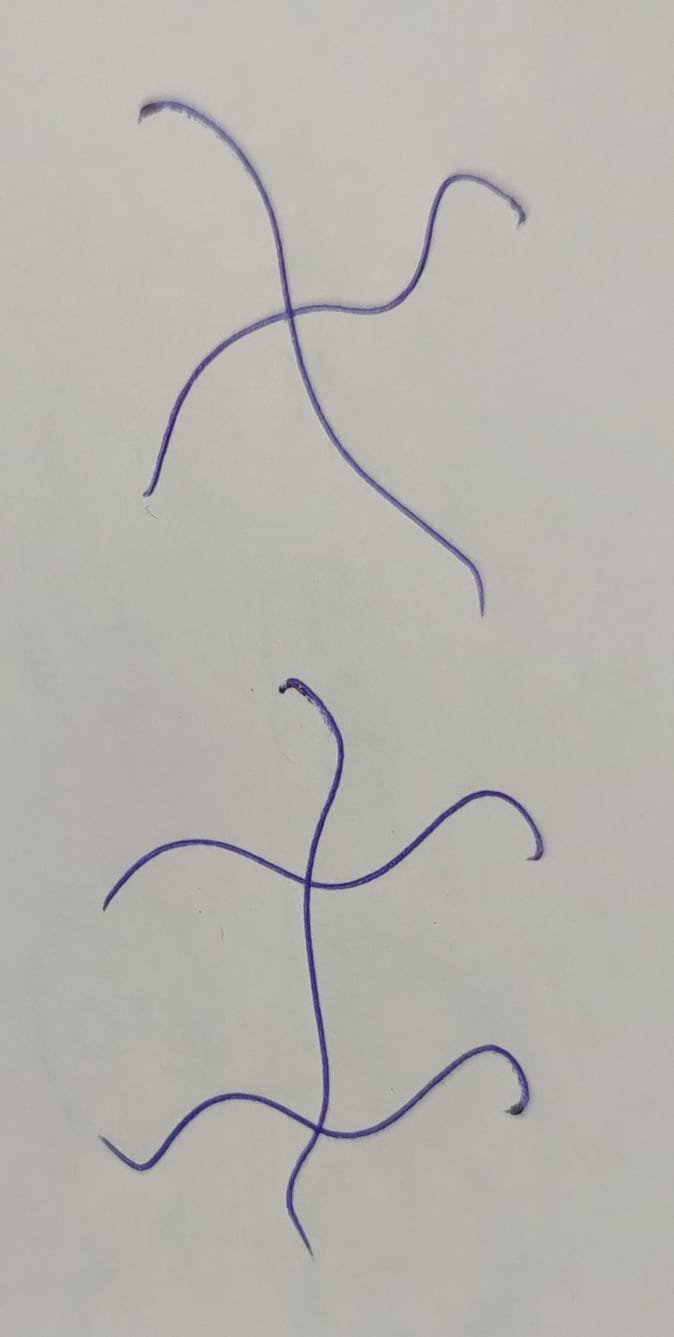
#> input picture Cotton2-main/Cotton2-main/server/lines/image-2.jpg, 674 x 1337 px
$ python -i clustering.py   (imports and definitions only)
#> lines starting #> are read from the running program, lines starting #| are printed output that depends on the picture; after the words box and inside, x2 and y2 are one past the last pixel; in counts of white or black regions, pixels touching at a corner belong together
import cv2 as cv
import numpy as np
from io import BytesIO
from skimage import morphology
from skan import Skeleton
from scipy.ndimage import convolve
from sklearn.cluster import KMeans


def preprocess(img_path):
    """
    Step 1: Extracting endpoints of fibers
    Skeletonizes the input image and identifies terminal endpoints.
    """
#> called with img_path = 'lines/image-2.jpg'
    img = cv.imread(img_path)
#> img is the input picture: shape (1337, 674, 3); mean B, G, R 174.8, 180.1, 182.3
    gray = cv.cvtColor(img, cv.COLOR_BGR2GRAY)

    # Preprocessing
    kernel = np.ones((2, 2), np.uint8)
    dilated = cv.dilate(gray, kernel, iterations=1)

    thresh = cv.adaptiveThreshold(
        dilated, 255, cv.ADAPTIVE_THRESH_GAUSSIAN_C, cv.THRESH_BINARY, 29, -2
    )
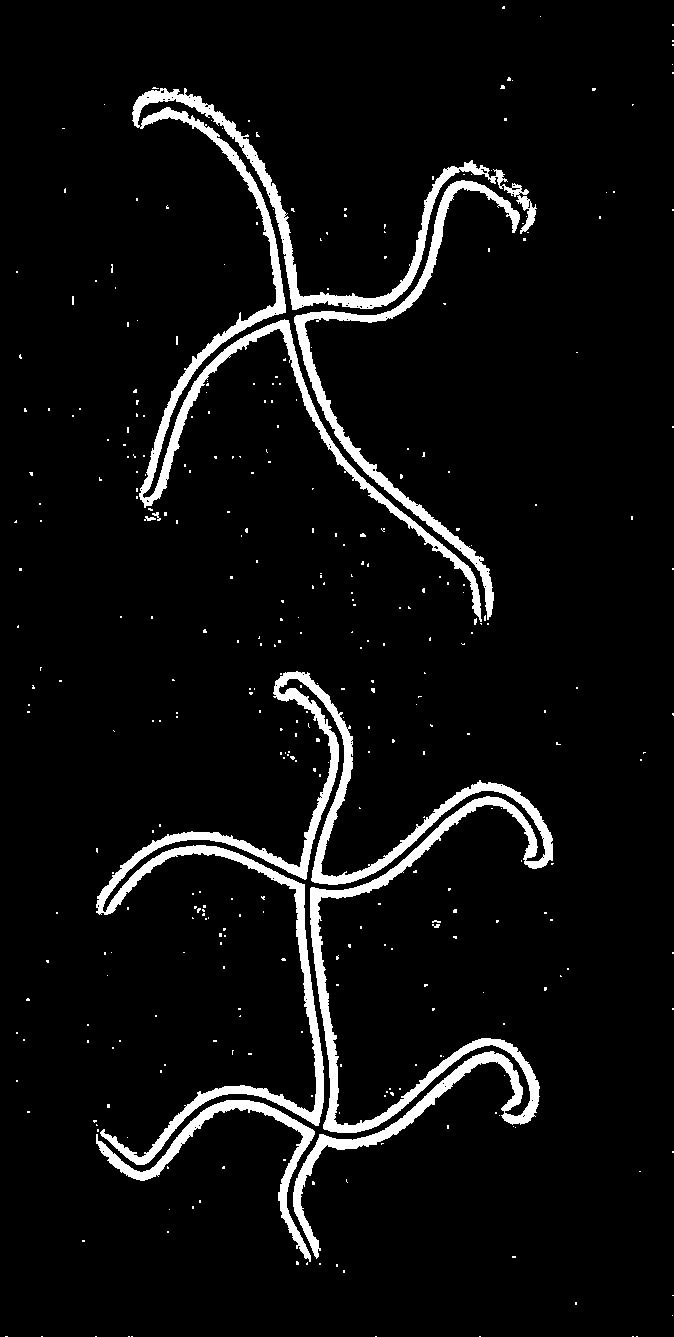
#> thresh: shape (1337, 674); 5.9% white; 363 white regions (356 under 20 px), largest, box (x1, y1, x2, y2) and area: (96, 671, 553, 1259) 26053, (132, 88, 537, 622) 15294, (294, 180, 520, 620) 6017
    thresh = morphology.remove_small_objects(thresh.astype(bool), 200, connectivity=2)
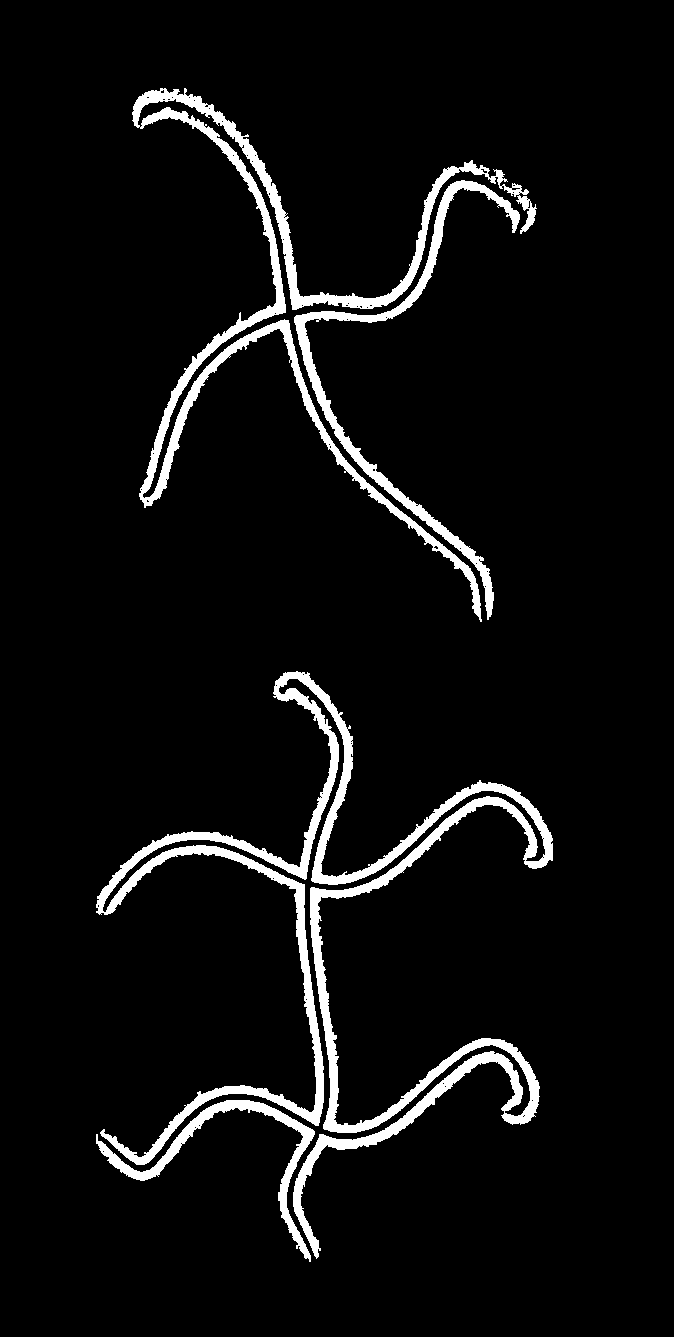
#> thresh: shape (1337, 674) bool; 5.6% white; 4 white regions, box (x1, y1, x2, y2) and area: (96, 671, 553, 1259) 26053, (132, 88, 537, 622) 15294, (294, 180, 520, 620) 6017, (96, 1100, 315, 1262) 3503

    # Skeletonization
    skeleton = morphology.skeletonize(thresh.astype(bool), method="lee")
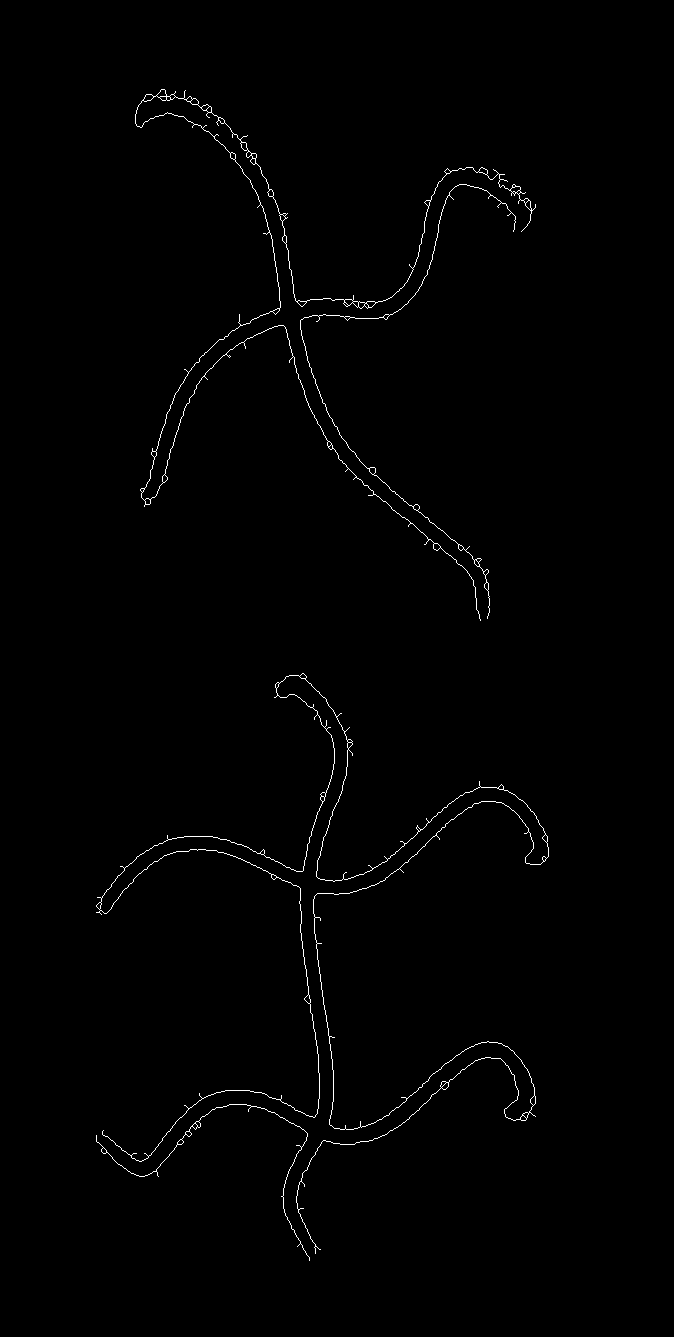
#> skeleton: shape (1337, 674) bool; 0.72% white in thin lines or dots, all inside (x1, y1, x2, y2) = (96, 89, 549, 1261)
    skeleton = morphology.remove_small_objects(
        skeleton.astype(bool), 200, connectivity=2
    )

    # Extract endpoints
    structuring_element = np.array([[1, 1, 1], [1, 0, 1], [1, 1, 1]])
    neighbor_count = convolve(
        skeleton.astype(int), structuring_element, mode="constant", cval=0
    )
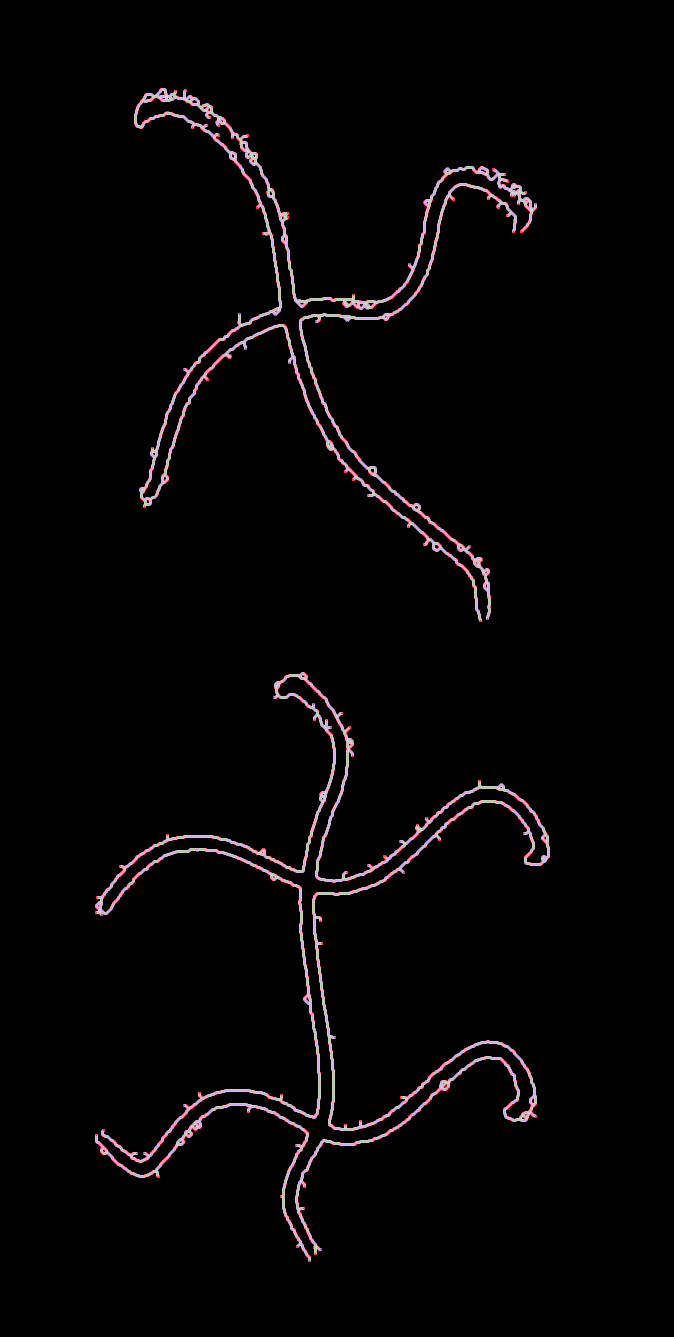
#> neighbor_count: shape (1337, 674) int64; 6 distinct labels, from 0 to 5; one colour per label, 0 black

    MAX_JUNCTION = 12
    MIN_PATH_LENGTH = 12

#> (the run stopped early here; a loop or call above may not have finished)

$ run again, on Cotton2-main/Cotton2-main/server/lines/lines_3.jpg
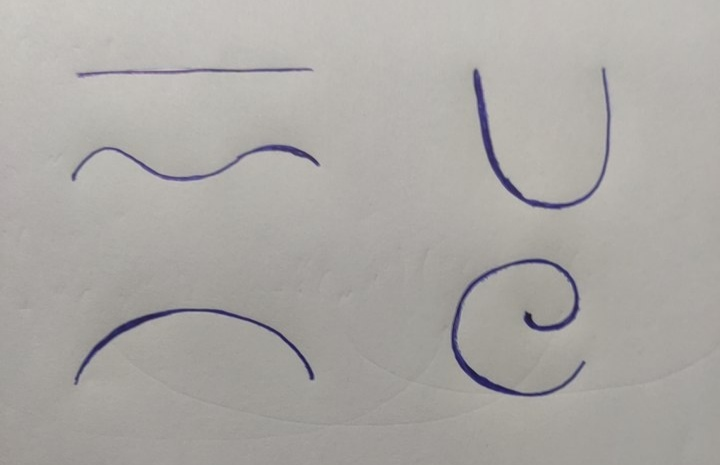
#> input picture Cotton2-main/Cotton2-main/server/lines/lines_3.jpg, 720 x 465 px
#> in preprocess, img is the input picture: shape (465, 720, 3); mean B, G, R 164.9, 168.4, 171.4
#> in preprocess, `thresh = cv.adaptiveThreshold( dilated, 255, cv.ADAPTIVE_THRESH_GAUSSI..`:
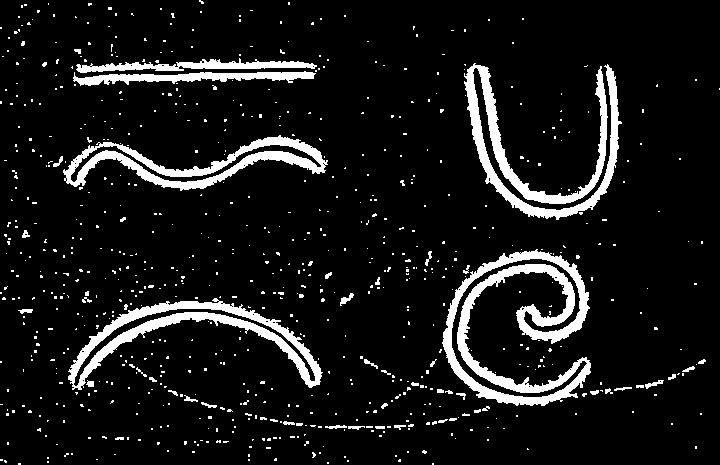
#> thresh: shape (465, 720); 9.3% white; 768 white regions (718 under 20 px), largest, box (x1, y1, x2, y2) and area: (442, 249, 591, 406) 7522, (464, 63, 622, 220) 5863, (68, 298, 323, 390) 4976
#> skeleton: shape (465, 720) bool; 1.1% white in thin lines or dots, all inside (x1, y1, x2, y2) = (63, 60, 621, 402)
#> in preprocess, `neighbor_count = convolve( skeleton.astype(int), structuring_element, ..`:
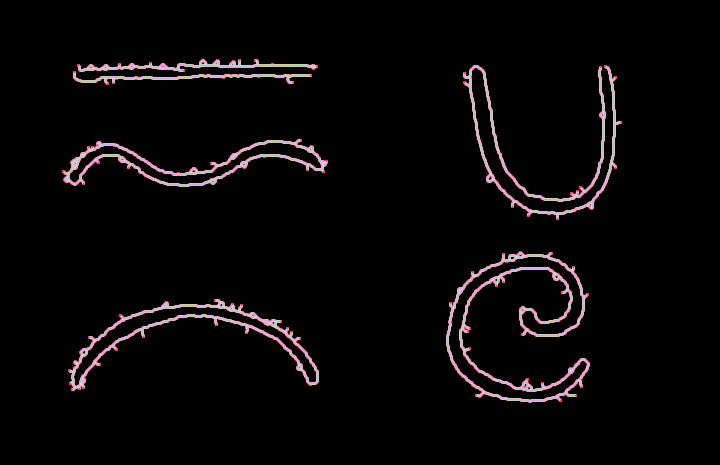
#> neighbor_count: shape (465, 720) int64; 7 distinct labels, from 0 to 6; one colour per label, 0 black
